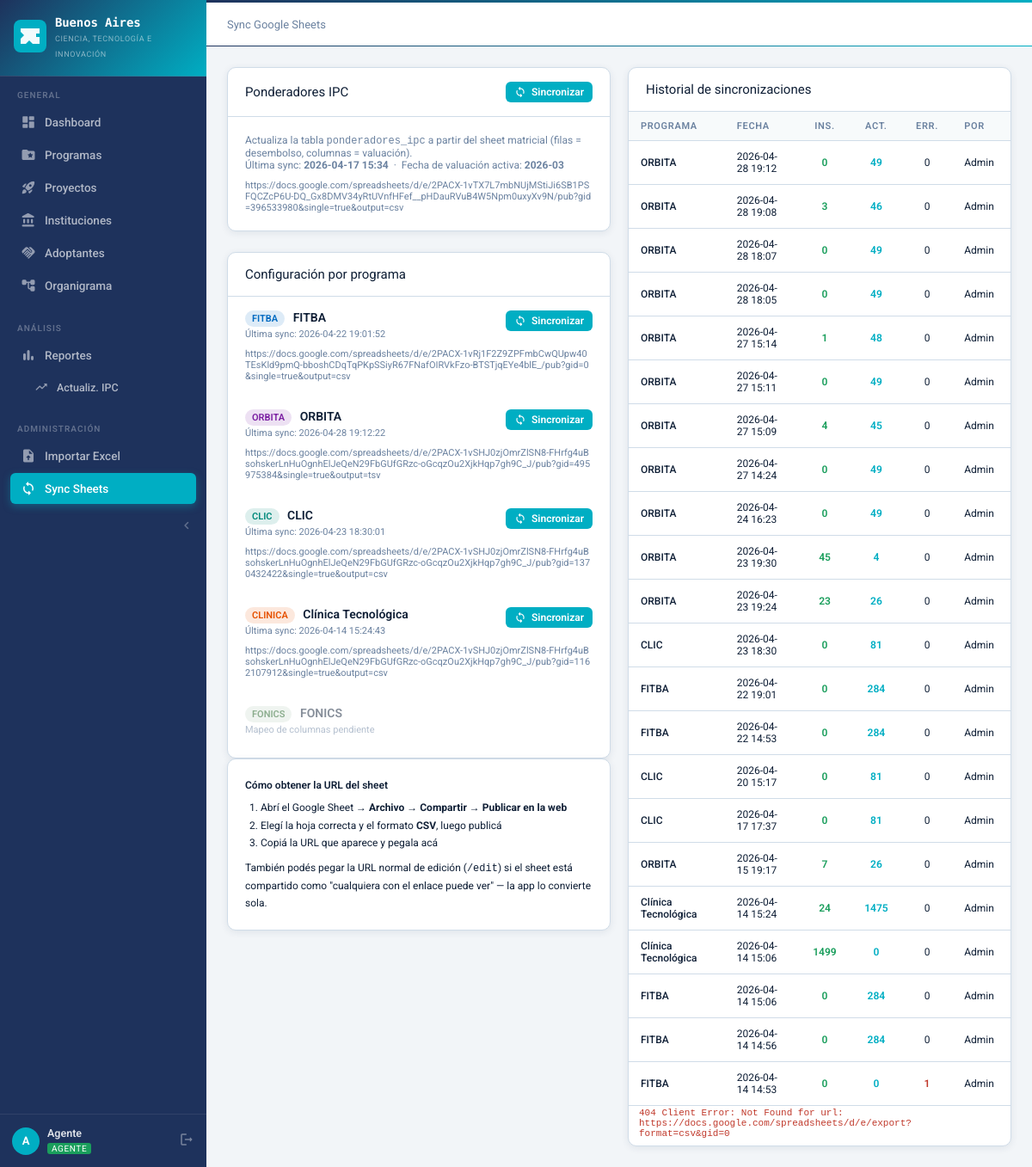
Page /sync (signed in) on the committed database.
### tables this page shows
CREATE TABLE configuracion (clave TEXT PRIMARY KEY, valor TEXT);

CREATE TABLE programas (
        id INTEGER PRIMARY KEY AUTOINCREMENT,
        codigo TEXT UNIQUE NOT NULL,
        nombre TEXT NOT NULL,
        descripcion TEXT,
        color TEXT DEFAULT '#1565C0',
        icono TEXT DEFAULT 'folder',
        activo INTEGER DEFAULT 1
    );

CREATE TABLE sync_sheets_config (
        id              INTEGER PRIMARY KEY AUTOINCREMENT,
        programa_id     INTEGER UNIQUE NOT NULL,
        sheet_url       TEXT NOT NULL,
        campo_clave     TEXT NOT NULL DEFAULT 'codigo',
        activo          INTEGER DEFAULT 1,
        ultima_sync     DATETIME,
        FOREIGN KEY (programa_id) REFERENCES programas(id)
    );

CREATE TABLE sync_log (
        id              INTEGER PRIMARY KEY AUTOINCREMENT,
        programa_id     INTEGER NOT NULL,
        insertados      INTEGER DEFAULT 0,
        actualizados    INTEGER DEFAULT 0,
        errores         INTEGER DEFAULT 0,
        detalle         TEXT,
        ejecutado_por   INTEGER,
        created_at      DATETIME DEFAULT CURRENT_TIMESTAMP,
        FOREIGN KEY (programa_id) REFERENCES programas(id),
        FOREIGN KEY (ejecutado_por) REFERENCES users(id)
    );

CREATE TABLE users (
        id INTEGER PRIMARY KEY AUTOINCREMENT,
        nombre TEXT NOT NULL,
        apellido TEXT NOT NULL,
        email TEXT UNIQUE NOT NULL,
        password_hash TEXT NOT NULL,
        rol TEXT NOT NULL DEFAULT 'agente',
        activo INTEGER DEFAULT 1,
        created_at DATETIME DEFAULT CURRENT_TIMESTAMP
    );

### blueprints/sync.py (the view)
@bp.route('/sync')
@login_required
def index():
    programas = query("SELECT * FROM programas WHERE activo=1 ORDER BY id")
    configs = {r['programa_id']: r for r in query("SELECT * FROM sync_sheets_config")}
    logs = query("""
        SELECT sl.*, pr.nombre as prog_nombre, u.nombre as user_nombre, u.apellido as user_apellido
        FROM sync_log sl
        LEFT JOIN programas pr ON sl.programa_id = pr.id
        LEFT JOIN users u ON sl.ejecutado_por = u.id
        ORDER BY sl.created_at DESC LIMIT 30
    """)
    ipc_cfg = {r['clave']: r['valor'] for r in
               query("SELECT clave, valor FROM configuracion WHERE clave LIKE 'ipc_%'")}
    return render_template('sync/index.html',
                           programas=programas, configs=configs, logs=logs,
                           supported=list(COLUMN_MAPS.keys()),
                           ipc_cfg=ipc_cfg)

### database.py (called while the page is built)
def get_db():
    conn = sqlite3.connect(DB_PATH)
    conn.row_factory = sqlite3.Row
    conn.execute("PRAGMA foreign_keys = ON")
    return conn

def query(sql, args=(), one=False):
    conn = get_db()
    cur = conn.execute(sql, args)
    rv = cur.fetchall()
    conn.close()
    return (rv[0] if rv else None) if one else rv

### helpers/auth.py (called while the page is built)
def login_required(f):
    @wraps(f)
    def decorated(*args, **kwargs):
        if 'user_id' not in session:
            return redirect(url_for('auth.login'))
        return f(*args, **kwargs)
    return decorated

def can_edit():
    return session.get('rol') in ['admin', 'agente']

def is_admin():
    return session.get('rol') == 'admin'

### templates/sync/index.html (shortened to what this page needs)
{% extends "base.html" %}
{% block breadcrumb %}Sync Google Sheets{% endblock %}
{% block content %}
<div class="grid-2" style="gap:20px;align-items:start;">
  <div>
    <div class="card mb-3">
      <div class="card-header" style="display:flex;justify-content:space-between;align-items:center;">
        <span>Ponderadores IPC</span>
        <form method="post" action="{{ url_for('sync.run_ponderadores') }}">
          <button type="submit" class="btn btn-primary btn-sm"
                  {% if not ipc_cfg.get('ipc_ponderadores_url') %}disabled title="Configurá la URL primero"{% endif %}>
            <span class="material-icons-round">sync</span> Sincronizar
          </button>
        </form>
      </div>
      <div class="card-body">
        <div style="font-size:12px;color:var(--text-muted);margin-bottom:10px;">
          Actualiza la tabla <code>ponderadores_ipc</code> a partir del sheet matricial (filas = desembolso, columnas = valuación).
          {% if ipc_cfg.get('ipc_ponderadores_ultima_sync') %}
          <br>Última sync: <strong>{{ ipc_cfg.ipc_ponderadores_ultima_sync[:16] }}</strong>
          &nbsp;·&nbsp; Fecha de valuación activa: <strong>{{ ipc_cfg.get('ipc_ultima_fecha', '—') }}</strong>
          {% endif %}
        </div>
        {% if is_admin() %}
        <form method="post" action="{{ url_for('sync.ponderadores_config_guardar') }}"
              style="display:flex;gap:8px;align-items:flex-end;flex-wrap:wrap;">
          <div style="flex:1;min-width:220px;">
            <label class="form-label" style="font-size:11px;">URL del Google Sheet (CSV)</label>
            <input type="url" name="sheet_url" class="form-control" style="font-size:12px;"
                   value="{{ ipc_cfg.get('ipc_ponderadores_url', '') }}"
                   placeholder="https://docs.google.com/spreadsheets/d/…">
          </div>
          <button type="submit" class="btn btn-secondary btn-sm">Guardar URL</button>
        </form>
        {% elif ipc_cfg.get('ipc_ponderadores_url') %}
        <div style="font-size:11px;color:var(--text-muted);word-break:break-all;">
          {{ ipc_cfg.ipc_ponderadores_url }}
        </div>
        {% endif %}
      </div>
    </div>
    <div class="card">
      <div class="card-header">Configuración por programa</div>
      <div class="card-body" style="padding:0;">
        {% for p in programas %}
        {% set cfg = configs.get(p.id) %}
        {% set soportado = p.codigo in supported %}
        <div style="padding:16px 20px;border-bottom:1px solid var(--border-color);{% if not soportado %}opacity:.5{% endif %}">
          <div style="display:flex;justify-content:space-between;align-items:flex-start;gap:12px;margin-bottom:10px;">
            <div>
              <div style="font-weight:600;font-size:14px;">
                <span class="badge" style="background:{{ p.color }}22;color:{{ p.color }};margin-right:6px;">{{ p.codigo }}</span>
                {{ p.nombre }}
              </div>
              {% if not soportado %}
              <div style="font-size:11px;color:var(--text-muted);margin-top:2px;">Mapeo de columnas pendiente</div>
              {% elif cfg %}
              <div style="font-size:11px;color:var(--text-muted);margin-top:2px;">
                Última sync: {{ cfg.ultima_sync or 'nunca' }}
              </div>
              {% endif %}
            </div>
            {% if soportado and cfg %}
            <form method="post" action="{{ url_for('sync.run', programa_id=p.id) }}">
              <button type="submit" class="btn btn-primary btn-sm">
                <span class="material-icons-round">sync</span> Sincronizar
              </button>
            </form>
            {% endif %}
          </div>
          {% if soportado and is_admin() %}
          <form method="post" action="{{ url_for('sync.config_guardar') }}" style="display:flex;gap:8px;align-items:flex-end;flex-wrap:wrap;">
            <input type="hidden" name="programa_id" value="{{ p.id }}">
            <div style="flex:1;min-width:220px;">
              <label class="form-label" style="font-size:11px;">URL del Google Sheet</label>
              <input type="url" name="sheet_url" class="form-control" style="font-size:12px;"
                     value="{{ cfg.sheet_url if cfg else '' }}"
                     placeholder="https://docs.google.com/spreadsheets/d/…">
            </div>
            <div style="min-width:140px;">
              <label class="form-label" style="font-size:11px;">Campo clave <span style="color:var(--text-muted);font-weight:400;">(col. en DB)</span></label>
              <input type="text" name="campo_clave" class="form-control" style="font-size:12px;"
                     value="{{ cfg.campo_clave if cfg else 'codigo' }}"
                     placeholder="codigo / cuit / ...">
            </div>
            <button type="submit" class="btn btn-secondary btn-sm">Guardar URL</button>
          </form>
          {% elif soportado and cfg %}
          <div style="font-size:11px;color:var(--text-muted);word-break:break-all;">{{ cfg.sheet_url }}</div>
          {% endif %}
        </div>
        {% endfor %}
      </div>
    </div>
    <div class="card card-body mt-3" style="font-size:12px;color:var(--text-secondary);line-height:1.7;">
      <div style="font-weight:600;margin-bottom:6px;">Cómo obtener la URL del sheet</div>
      <ol style="padding-left:18px;margin:0;">
        <li>Abrí el Google Sheet → <strong>Archivo → Compartir → Publicar en la web</strong></li>
        <li>Elegí la hoja correcta y el formato <strong>CSV</strong>, luego publicá</li>
        <li>Copiá la URL que aparece y pegala acá</li>
      </ol>
      <div style="margin-top:8px;">
        También podés pegar la URL normal de edición (<code>/edit</code>) si el sheet
        está compartido como "cualquiera con el enlace puede ver" — la app lo convierte sola.
      </div>
    </div>
  </div>
  <div class="card">
    <div class="card-header">Historial de sincronizaciones</div>
    {% if logs %}
    <table class="table" style="font-size:12px;">
      <thead>
        <tr>
          <th>Programa</th>
          <th>Fecha</th>
          <th style="text-align:center;">Ins.</th>
          <th style="text-align:center;">Act.</th>
          <th style="text-align:center;">Err.</th>
          <th>Por</th>
        </tr>
      </thead>
      <tbody>
        {% for l in logs %}
        <tr>
          <td style="font-weight:500;">{{ l.prog_nombre }}</td>
          <td>{{ l.created_at[:16] }}</td>
          <td style="text-align:center;color:var(--green);font-weight:600;">{{ l.insertados }}</td>
          <td style="text-align:center;color:var(--blue);font-weight:600;">{{ l.actualizados }}</td>
          <td style="text-align:center;{% if l.errores %}color:var(--red);font-weight:600;{% endif %}">{{ l.errores }}</td>
          <td>{{ l.user_nombre or '—' }}</td>
        </tr>
        {% if l.detalle %}
        <tr>
          <td colspan="6" style="padding:2px 12px 8px;color:var(--red);font-size:11px;font-family:monospace;white-space:pre-wrap;">{{ l.detalle[:400] }}</td>
        </tr>
        {% endif %}
        {% endfor %}
      </tbody>
    </table>
    {% else %}
    <div class="card-body" style="text-align:center;color:var(--text-muted);padding:30px;">
      <span class="material-icons-round" style="font-size:36px;display:block;margin-bottom:6px;">history</span>
      Sin sincronizaciones previas.
    </div>
    {% endif %}
  </div>
</div>
{% endblock %}

### static/css/style.css (style rules this page uses)
:root { --navy: #1E325C; --teal: #00AEC3; --gray: #878787; --white: #FFFFFF; --navy-mid: #2B4470; --navy-light: #3A5585; --teal-dark: #007F8F; --teal-mid: #4EC8D8; --teal-light: #A8E4EC; --teal-pale: #E6F7FA; --grad-main: linear-gradient(135deg, #1E325C 0%, #00AEC3 100%); --grad-light: linear-gradient(135deg, #FFFFFF 0%, #1E325C 100%); --green: #1A9E5C; --green-pale: #E6F5EE; --red: #C0392B; --red-pale: #FDEDEC; --gold: #E0A800; --gold-light: #FEF9E7; --orange: #D35400; --orange-pale:#FEF0E6; --purple: #6C3483; --purple-pale:#F4ECF7; --blue: var(--teal); --blue-light: var(--teal-mid); --blue-pale: var(--teal-pale); --bg: #F2F5F8; --surface: #FFFFFF; --surface-2: #F7FAFB; --border: #D0DCE8; --text: #0F1F36; --text-mid: #2C4160; --text-muted: #6B82A0; --sidebar-w: 240px; --radius: 10px; --radius-sm: 6px; --shadow: 0 2px 8px rgba(30,50,92,.09); --shadow-md: 0 4px 16px rgba(30,50,92,.13); --shadow-lg: 0 8px 32px rgba(30,50,92,.18); }
*, *::before, *::after { box-sizing: border-box; margin: 0; padding: 0; }
html { font-size: 15px; }
body { font-family: 'Roboto', sans-serif; background: var(--bg); color: var(--text); min-height: 100vh; }
.card { background: var(--surface); border-radius: var(--radius); border: 1px solid var(--border); box-shadow: var(--shadow); }
.card-header { padding: 16px 20px; border-bottom: 1px solid var(--border); display: flex; align-items: center; justify-content: space-between; gap: 12px; }
.card-body { padding: 20px; }
table { width: 100%; border-collapse: collapse; font-size: 13.5px; }
thead th { padding: 10px 14px; text-align: left; font-size: 11px; font-weight: 600; text-transform: uppercase; letter-spacing: .06em; color: var(--text-muted); background: var(--surface-2); border-bottom: 1px solid var(--border); white-space: nowrap; }
tbody tr { border-bottom: 1px solid var(--border); transition: background .1s; }
tbody tr:last-child { border-bottom: none; }
tbody td { padding: 11px 14px; vertical-align: middle; }
.badge { display: inline-flex; align-items: center; gap: 4px; padding: 3px 8px; border-radius: 20px; font-size: 11px; font-weight: 600; white-space: nowrap; }
.btn { display: inline-flex; align-items: center; gap: 6px; padding: 8px 16px; border-radius: var(--radius-sm); font-family: 'Roboto', sans-serif; font-size: 13px; font-weight: 600; cursor: pointer; border: none; text-decoration: none; transition: all .15s; white-space: nowrap; }
.btn .material-icons-round { font-size: 16px; }
.btn-primary { background: var(--blue); color: #fff; }
.btn-sm { padding: 5px 10px; font-size: 12px; }
.btn-sm .material-icons-round { font-size: 14px; }
.grid-2 { display: grid; grid-template-columns: 1fr 1fr; gap: 20px; }
.mb-3 { margin-bottom: 24px; }

### rows in the picture
configuracion: valor "2026-04-17 15:34"
configuracion: get "2026-03"
configuracion: ipc_ponderadores_url "https://docs.google.com/spreadsheets/d/e/2PACX-1vTX7L7mbNUjMStiJi6SB1PSFQCZcP6U-DQ_Gx8DMV34yRtUVnfHFef__pHDauRVuB4W5Npm0uxyXv9N/pub?gid=396533980&single=true&output=csv"
programas: codigo "FITBA", nombre "FITBA"
sync_sheets_config: ultima_sync "2026-04-22 19:01:52", sheet_url "https://docs.google.com/spreadsheets/d/e/2PACX-1vRj1F2Z9ZPFmbCwQUpw40TEsKld9pmQ-bboshCDqTqPKpSSiyR67FNafOIRVkFzo-BTSTjqEYe4blE_/pub?gid=0&single=true&output=csv"
programas: codigo "ORBITA", nombre "ORBITA"
sync_sheets_config: ultima_sync "2026-04-28 19:12:22", sheet_url "https://docs.google.com/spreadsheets/d/e/2PACX-1vSHJ0zjOmrZlSN8-FHrfg4uBsohskerLnHuOgnhElJeQeN29FbGUfGRzc-oGcqzOu2XjkHqp7gh9C_J/pub?gid=495975384&single=true&output=tsv"
programas: codigo "CLIC", nombre "CLIC"
sync_sheets_config: ultima_sync "2026-04-23 18:30:01", sheet_url "https://docs.google.com/spreadsheets/d/e/2PACX-1vSHJ0zjOmrZlSN8-FHrfg4uBsohskerLnHuOgnhElJeQeN29FbGUfGRzc-oGcqzOu2XjkHqp7gh9C_J/pub?gid=1370432422&single=true&output=csv"
programas: codigo "CLINICA", nombre "Clínica Tecnológica"
sync_sheets_config: ultima_sync "2026-04-14 15:24:43", sheet_url "https://docs.google.com/spreadsheets/d/e/2PACX-1vSHJ0zjOmrZlSN8-FHrfg4uBsohskerLnHuOgnhElJeQeN29FbGUfGRzc-oGcqzOu2XjkHqp7gh9C_J/pub?gid=1162107912&single=true&output=csv"
programas: codigo "FONICS", nombre "FONICS", shows "Mapeo de columnas pendiente"
sync_log: prog_nombre "ORBITA", created_at "2026-04-28 19:12", insertados "0", actualizados "49", errores "0", nombre "Admin"
sync_log: prog_nombre "ORBITA", created_at "2026-04-28 19:08", insertados "3", actualizados "46", errores "0", nombre "Admin"
sync_log: prog_nombre "ORBITA", created_at "2026-04-28 18:07", insertados "0", actualizados "49", errores "0", nombre "Admin"
sync_log: prog_nombre "ORBITA", created_at "2026-04-28 18:05", insertados "0", actualizados "49", errores "0", nombre "Admin"
sync_log: prog_nombre "ORBITA", created_at "2026-04-27 15:14", insertados "1", actualizados "48", errores "0", nombre "Admin"
sync_log: prog_nombre "ORBITA", created_at "2026-04-27 15:11", insertados "0", actualizados "49", errores "0", nombre "Admin"
sync_log: prog_nombre "ORBITA", created_at "2026-04-27 15:09", insertados "4", actualizados "45", errores "0", nombre "Admin"
sync_log: prog_nombre "ORBITA", created_at "2026-04-27 14:24", insertados "0", actualizados "49", errores "0", nombre "Admin"
sync_log: prog_nombre "ORBITA", created_at "2026-04-24 16:23", insertados "0", actualizados "49", errores "0", nombre "Admin"
sync_log: prog_nombre "ORBITA", created_at "2026-04-23 19:30", insertados "45", actualizados "4", errores "0", nombre "Admin"
sync_log: prog_nombre "ORBITA", created_at "2026-04-23 19:24", insertados "23", actualizados "26", errores "0", nombre "Admin"
sync_log: prog_nombre "CLIC", created_at "2026-04-23 18:30", insertados "0", actualizados "81", errores "0", nombre "Admin"
sync_log: prog_nombre "FITBA", created_at "2026-04-22 19:01", insertados "0", actualizados "284", errores "0", nombre "Admin"
sync_log: prog_nombre "FITBA", created_at "2026-04-22 14:53", insertados "0", actualizados "284", errores "0", nombre "Admin"
sync_log: prog_nombre "CLIC", created_at "2026-04-20 15:17", insertados "0", actualizados "81", errores "0", nombre "Admin"
sync_log: prog_nombre "CLIC", created_at "2026-04-17 17:37", insertados "0", actualizados "81", errores "0", nombre "Admin"
sync_log: prog_nombre "ORBITA", created_at "2026-04-15 19:17", insertados "7", actualizados "26", errores "0", nombre "Admin"
sync_log: prog_nombre "Clínica Tecnológica", created_at "2026-04-14 15:24", insertados "24", actualizados "1475", errores "0", nombre "Admin"
sync_log: prog_nombre "Clínica Tecnológica", created_at "2026-04-14 15:06", insertados "1499", actualizados "0", errores "0", nombre "Admin"
sync_log: prog_nombre "FITBA", created_at "2026-04-14 15:06", insertados "0", actualizados "284", errores "0", nombre "Admin"
sync_log: prog_nombre "FITBA", created_at "2026-04-14 14:56", insertados "0", actualizados "284", errores "0", nombre "Admin"
sync_log: prog_nombre "FITBA", created_at "2026-04-14 14:53", insertados "0", actualizados "0", errores "1", nombre "Admin", detalle "404 Client Error: Not Found for url: https://docs.google.com/spreadsheets/d/e/export?format=csv&gid=0"

### other values in the picture
{{ session.nombre[0] }} "A"
{{ session.nombre }} "Agente"
{{ session.rol }} "AGENTE"
